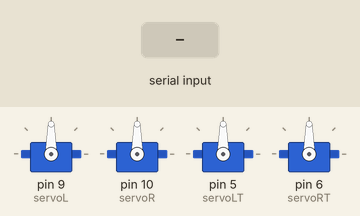
Simulated run of this sketch. Board: Arduino Uno, built with avr-gcc and run on an emulated ATmega328P. Shown: 4 × servo. Inputs (shaded band) come from the test bench.

Above: at 1.2 s.
1.3 s: "avanzar" received over Serial
At 2.2 s:
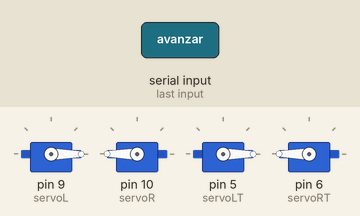
2.8 s: "retroceder" received over Serial
At 3.4 s:
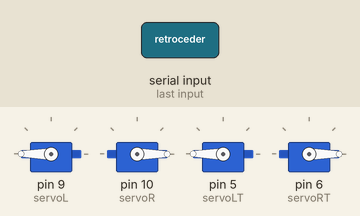
4.3 s: "izquierda" received over Serial
At 5.5 s:
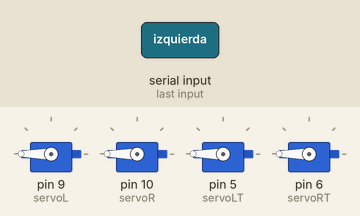
5.8 s: "derecha" received over Serial
At 6.8 s:
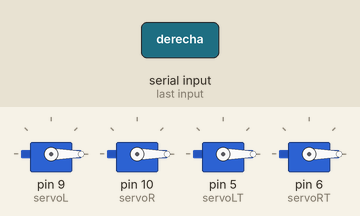
7.3 s: "180" received over Serial
At 7.9 s:
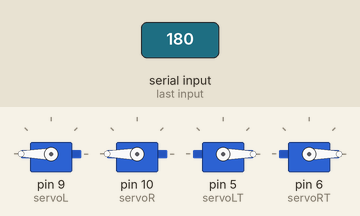
9.8 s: "180" received over Serial
At 10.6 s:
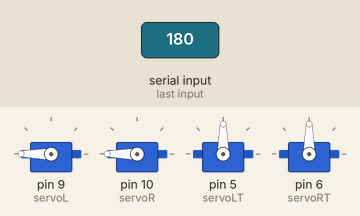
Timing chart, 0 to 12.8 s (numbered marks = the images above; inputs shaded):
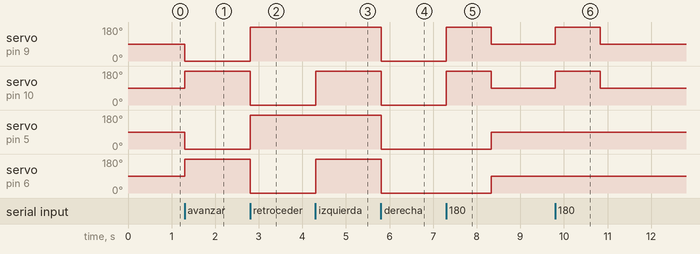

The sketch:

RobotCodema.ino
```cpp
#include "Servo.h"

Servo servoR, servoL;
Servo servoRT, servoLT;

//Delays
int defaultDelay = 200, lineasDelay = 0;
int giro_180 = 1028, giro_90 = 514, giro_45 = 257, giro_30 = 200; //Delays para diferentes ángulos

int pinBuz = 12;        // pin del Claxon

int traccion4R = true;  // Estado tracción 4 ruedas

String inString = ""; // String para lectura/escritura desde Protocoder

void setup() {


  Serial.begin(19200); //NO MODIFICAR!!!!!!!!!!!
  Serial.flush();

  servoL.attach(9);   // Servo rueda izquierda delantera
  servoR.attach(10);  // Servo rueda derecha delantera
  servoLT.attach(5);  // Servo rueda izquierda trasera
  servoRT.attach(6);  // Servo rueda derecha trasera

  servoR.write(90);   // Parar los servos
  servoL.write(90);
  servoRT.write(90);
  servoLT.write(90);
}

//Funciones lectura/escritura desde Appinventor
void readFromAndroid() {
  char inChar;
  while (Serial.available() > 0) {
    inChar = (char) Serial.read();
    Serial.flush();
    if (inChar == '=')
      inString = "";
    else if (inChar != '+')
      inString += inChar;
  }
}
void writeData() {
  if (inString == "avanzar") {
    avanzar();
    delay(defaultDelay);
    inString = "";
  }
  if (inString == "retroceder") {
    retroceder();
    delay(defaultDelay);
    inString = "";
  }
  if (inString == "izquierda") {
    izquierda();
    delay(defaultDelay);
    inString = "";
  }
  if (inString == "derecha") {
    derecha();
    delay(defaultDelay);
    inString = "";
  }
  if (inString == "tracAct") {
    traccion4R = true;
    inString = "";
  }
  if (inString == "tracDes") {
    traccion4R = false;
    inString = "";
  }
  if (inString == "parar") {
    parar();
    inString = "";
  }
  if (inString == "180") {
    giro_180_grados();
    inString = "";
  }
  if (inString == "autodestruccion") {
    destroySelf();
    inString = "";
  }
  if (inString == "pitido") {
    claxon();
    inString = "";
  }
}
// Funciones de movimiento
// -------------------------------------------------------------
// Girar 90º representa el paro del servo
// Girar 180º representa el 100% sentido horario
// Girar 0º representa el 100% sentido antihorario
// Hay que combinar los giros de las ruedas en sentido contrario
// ya que los servos están montados al revés en el lado contrario
//
void avanzar () {
  //Serial.println("Avanzar!");
  servoR.write(180);
  servoL.write(0);
  servoRT.write(180);
  servoLT.write(0);
}

void retroceder() {
  servoR.write(0);
  servoL.write(180);
  servoRT.write(0);
  servoLT.write(180);
}
void parar() {
  servoR.write(90);
  servoL.write(90);
  servoRT.write(90);
  servoLT.write(90);
}
void izquierda() {
  servoR.write(180);
  servoL.write(180);
  if (traccion4R) {
    servoRT.write(180);
    servoLT.write(180);
  }
}
void derecha() {
  servoR.write(0);
  servoL.write(0);
  if (traccion4R) {
    servoRT.write(0);
    servoLT.write(0);
  }
}

void giro_180_grados() {
  servoR.write(180);
  servoL.write(180);
  delay(giro_180);
  parar();
}

void claxon() {
  //generar tono de 440Hz durante 1000 ms
  tone(pinBuz, 440);
  delay(1000);

  //detener tono durante 500ms
  noTone(pinBuz);
  delay(500);
}


void destroySelf() {

  int nextTime, intervale = 10000;

  nextTime = millis() + intervale;

  do {
    if ( (nextTime - millis() )> 4000) {
      izquierda();
      delay(giro_30/2);
      parar();
      tone(pinBuz, 329, 500);
      delay(1000);
      derecha();
      delay(giro_30/2);
    } else {
      avanzar();
      delay(giro_30/2);
      parar();
      tone(pinBuz, 329, 200);
      retroceder();
      delay(giro_30/2);
      parar();
      delay(400);
    }
  } while (millis() < nextTime);
}


void loop() {
  if (Serial.available() > 0) {
    readFromAndroid();
  }
  writeData();
}
```

Measured:
- after the input at 1.3 s, servo on pin 9 (servoL), servo on pin 5 (servoLT): 90° → 0° at once; servo on pin 10 (servoR), servo on pin 6 (servoRT): 90° → 180° at once
- after the input at 2.8 s, servo on pin 9 (servoL), servo on pin 5 (servoLT): 0° → 180° at once; servo on pin 10 (servoR), servo on pin 6 (servoRT): 180° → 0° at once
- after the input at 4.3 s, servo on pin 10 (servoR), servo on pin 6 (servoRT): 0° → 180° at once
- after the input at 5.8 s, servo on pin 9 (servoL), servo on pin 10 (servoR), servo on pin 5 (servoLT), servo on pin 6 (servoRT): 180° → 0° at once
- after the input at 7.3 s, servo on pin 9 (servoL), servo on pin 10 (servoR): 0° → 180° at once, → 90° 1.0 s later; servo on pin 5 (servoLT), servo on pin 6 (servoRT): 0° → 90° after 1.0 s
- after the input at 9.8 s, servo on pin 9 (servoL), servo on pin 10 (servoR): 90° → 180° at once, → 90° 1.0 s later
